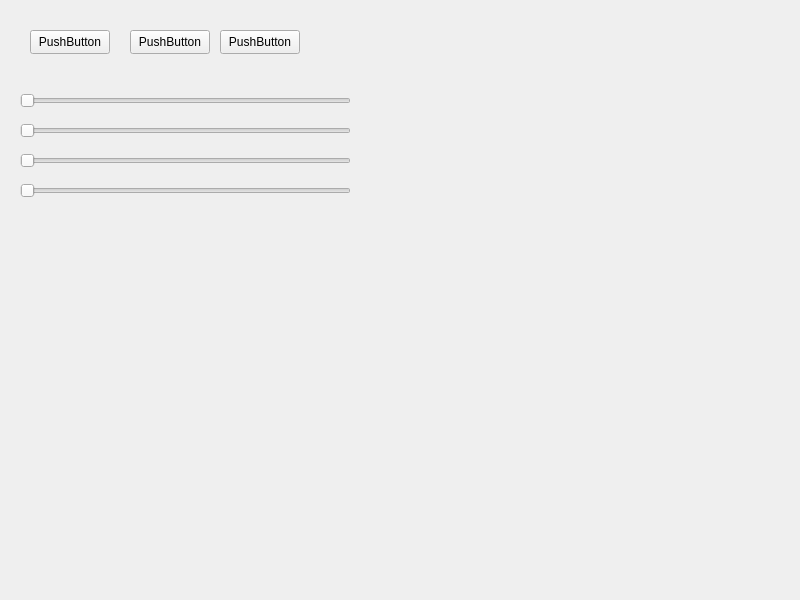
<?xml version="1.0" encoding="UTF-8"?>
<ui version="4.0">
 <class>Widget</class>
 <widget class="QWidget" name="Widget">
  <property name="geometry">
   <rect>
    <x>0</x>
    <y>0</y>
    <width>800</width>
    <height>600</height>
   </rect>
  </property>
  <property name="windowTitle">
   <string>Widget</string>
  </property>
  <widget class="QPushButton" name="pushButton">
   <property name="geometry">
    <rect>
     <x>30</x>
     <y>30</y>
     <width>80</width>
     <height>24</height>
    </rect>
   </property>
   <property name="text">
    <string>PushButton</string>
   </property>
   <property name="checkable">
    <bool>false</bool>
   </property>
   <property name="checked">
    <bool>false</bool>
   </property>
  </widget>
  <widget class="QSlider" name="horizontalSlider">
   <property name="geometry">
    <rect>
     <x>20</x>
     <y>90</y>
     <width>331</width>
     <height>21</height>
    </rect>
   </property>
   <property name="minimum">
    <number>10</number>
   </property>
   <property name="maximum">
    <number>500</number>
   </property>
   <property name="orientation">
    <enum>Qt::Horizontal</enum>
   </property>
  </widget>
  <widget class="QSlider" name="horizontalSlider_2">
   <property name="geometry">
    <rect>
     <x>20</x>
     <y>120</y>
     <width>331</width>
     <height>21</height>
    </rect>
   </property>
   <property name="minimum">
    <number>10</number>
   </property>
   <property name="maximum">
    <number>500</number>
   </property>
   <property name="singleStep">
    <number>20</number>
   </property>
   <property name="orientation">
    <enum>Qt::Horizontal</enum>
   </property>
  </widget>
  <widget class="QSlider" name="horizontalSlider_3">
   <property name="geometry">
    <rect>
     <x>20</x>
     <y>150</y>
     <width>331</width>
     <height>21</height>
    </rect>
   </property>
   <property name="minimum">
    <number>10</number>
   </property>
   <property name="maximum">
    <number>100</number>
   </property>
   <property name="singleStep">
    <number>10</number>
   </property>
   <property name="orientation">
    <enum>Qt::Horizontal</enum>
   </property>
  </widget>
  <widget class="QSlider" name="horizontalSlider_4">
   <property name="geometry">
    <rect>
     <x>20</x>
     <y>180</y>
     <width>331</width>
     <height>21</height>
    </rect>
   </property>
   <property name="minimum">
    <number>10</number>
   </property>
   <property name="maximum">
    <number>20</number>
   </property>
   <property name="singleStep">
    <number>2</number>
   </property>
   <property name="orientation">
    <enum>Qt::Horizontal</enum>
   </property>
  </widget>
  <widget class="QPushButton" name="pushButton_2">
   <property name="geometry">
    <rect>
     <x>130</x>
     <y>30</y>
     <width>80</width>
     <height>24</height>
    </rect>
   </property>
   <property name="text">
    <string>PushButton</string>
   </property>
   <property name="checkable">
    <bool>false</bool>
   </property>
   <property name="checked">
    <bool>false</bool>
   </property>
  </widget>
  <widget class="QPushButton" name="pushButton_3">
   <property name="geometry">
    <rect>
     <x>220</x>
     <y>30</y>
     <width>80</width>
     <height>24</height>
    </rect>
   </property>
   <property name="text">
    <string>PushButton</string>
   </property>
   <property name="checkable">
    <bool>false</bool>
   </property>
   <property name="checked">
    <bool>false</bool>
   </property>
  </widget>
 </widget>
 <resources/>
 <connections/>
</ui>
